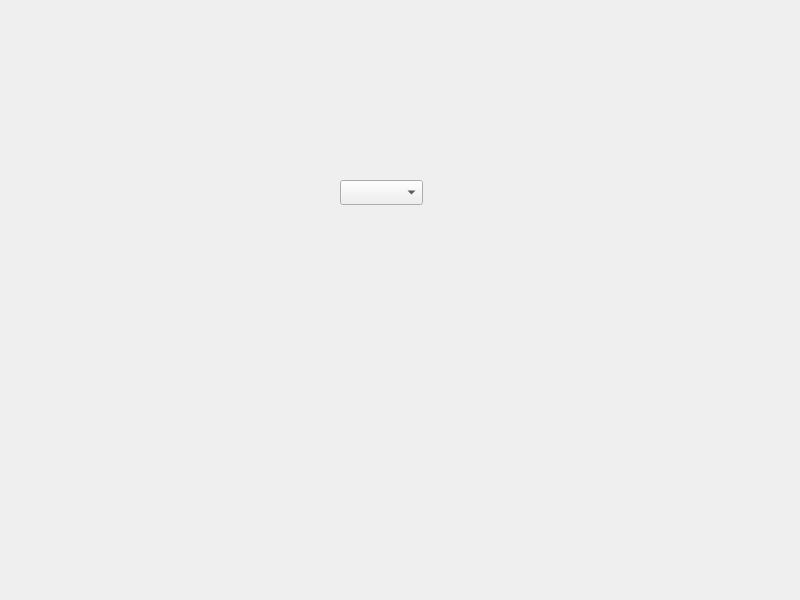
<?xml version="1.0" encoding="UTF-8"?>
<ui version="4.0">
 <class>Widget</class>
 <widget class="QWidget" name="Widget">
  <property name="geometry">
   <rect>
    <x>0</x>
    <y>0</y>
    <width>800</width>
    <height>600</height>
   </rect>
  </property>
  <property name="windowTitle">
   <string>Widget</string>
  </property>
  <widget class="QComboBox" name="comboBox">
   <property name="geometry">
    <rect>
     <x>340</x>
     <y>180</y>
     <width>83</width>
     <height>25</height>
    </rect>
   </property>
  </widget>
 </widget>
 <resources/>
 <connections/>
</ui>
